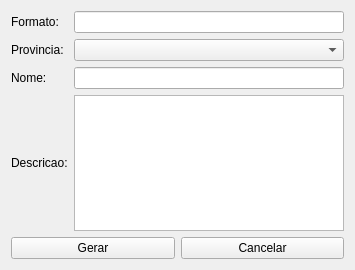
<?xml version="1.0" encoding="UTF-8"?>
<ui version="4.0">
 <class>Form</class>
 <widget class="QWidget" name="Form">
  <property name="geometry">
   <rect>
    <x>0</x>
    <y>0</y>
    <width>355</width>
    <height>270</height>
   </rect>
  </property>
  <property name="windowTitle">
   <string>Saidas Por Provincia</string>
  </property>
  <layout class="QGridLayout" name="gridLayout_2">
   <item row="3" column="0">
    <widget class="QLabel" name="label_3">
     <property name="text">
      <string>Descricao:</string>
     </property>
    </widget>
   </item>
   <item row="2" column="0">
    <widget class="QLabel" name="label_2">
     <property name="text">
      <string>Nome:</string>
     </property>
    </widget>
   </item>
   <item row="2" column="1">
    <widget class="QLineEdit" name="LENome"/>
   </item>
   <item row="3" column="1">
    <widget class="QPlainTextEdit" name="PTEDescricao"/>
   </item>
   <item row="0" column="0">
    <widget class="QLabel" name="label">
     <property name="text">
      <string>Formato:</string>
     </property>
    </widget>
   </item>
   <item row="4" column="0" colspan="2">
    <layout class="QGridLayout" name="gridLayout">
     <item row="0" column="0">
      <widget class="QPushButton" name="PBGerar">
       <property name="text">
        <string>Gerar</string>
       </property>
      </widget>
     </item>
     <item row="0" column="1">
      <widget class="QPushButton" name="PBCancelar">
       <property name="text">
        <string>Cancelar</string>
       </property>
      </widget>
     </item>
    </layout>
   </item>
   <item row="0" column="1">
    <widget class="QLineEdit" name="LEFormato"/>
   </item>
   <item row="1" column="1">
    <widget class="QComboBox" name="CBProvincia"/>
   </item>
   <item row="1" column="0">
    <widget class="QLabel" name="label_4">
     <property name="text">
      <string>Provincia:</string>
     </property>
    </widget>
   </item>
  </layout>
 </widget>
 <resources/>
 <connections/>
</ui>
